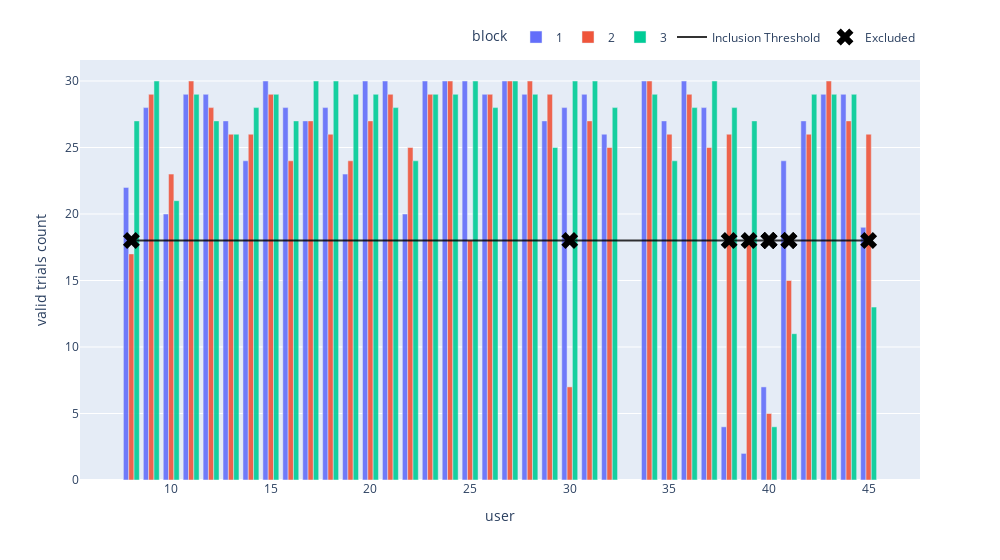

Source (notebook cell):
### Code cell
# Bar plot.
fig_exclusions = px.bar(df_counts, x='user', y='valid trials count', color='block', barmode='group', opacity=0.9, hover_data=['condition', 'gender', 'age_group', 'gaming_exp'], width=1000)

# Add threshold.
fig_exclusions.add_trace(go.Scatter(
    x=df_counts['user'],
    y=[trials_count_threshold] * len(df_counts),
    mode='lines',
    name="Inclusion Threshold",
    marker={'color': 'black'},
    opacity=0.8,
    hovertemplate=f"minimum count: {trials_count_threshold}",
))

# Mark excluded.
fig_exclusions.add_trace(go.Scatter(
    x=df_counts.loc[df_counts['valid trials count'] < trials_count_threshold, :]['user'],
    y=[trials_count_threshold] * len(df_counts.loc[df_counts['valid trials count'] < trials_count_threshold, :]),
    mode='markers',
    marker_symbol='x',
    marker_size=15,
    name="Excluded",
    marker={'color': 'black'},
    hovertemplate="Excluded",
))
# Make legend horizontal.
fig_exclusions.update_layout(legend=dict(
    orientation="h",
    yanchor="bottom",
    y=1.02,
    xanchor="right",
    x=1
))

fig_exclusions.show()

### Figure 1 — Plotly figure (JSON) as saved in the notebook; plotly's stock layout.template omitted (floating-point values rounded to 4 significant figures; data arrays with more than 128 entries replaced by an {"elided": "..."} marker saying what was removed)
{"data": [{"alignmentgroup": "True", "customdata": {"elided": "37x4 mixed values"}, "hovertemplate": "block=1<br>user=%{x}<br>valid trials count=%{y}<br>condition=%{customdata[0]}<br>gender=%{customdata[1]}<br>age_group=%{customdata[2]}<br>gaming_exp=%{customdata[3]}<extra></extra>", "legendgroup": "1", "marker": {"color": "#636efa", "opacity": 0.9}, "name": "1", "offsetgroup": "1", "orientation": "v", "showlegend": true, "textposition": "auto", "type": "bar", "x": [26, 18, 19, 20, 21, 36, 22, 23, 24, 40, 39, 17, 25, 27, 38, 28, 29, 30, 31, 37, 32, 34, 35, 45, 42, 41, 11, 16, 12, 8, 44, 13, 15, 14, 10, 9, 43], "xaxis": "x", "y": [29, 28, 23, 30, 30, 30, 20, 30, 30, 7, 2, 27, 30, 30, 4, 29, 27, 28, 29, 28, 26, 30, 27, 19, 27, 24, 29, 28, 29, 22, 29, 27, 30, 24, 20, 28, 29], "yaxis": "y"}, {"alignmentgroup": "True", "customdata": {"elided": "37x4 mixed values"}, "hovertemplate": "block=2<br>user=%{x}<br>valid trials count=%{y}<br>condition=%{customdata[0]}<br>gender=%{customdata[1]}<br>age_group=%{customdata[2]}<br>gaming_exp=%{customdata[3]}<extra></extra>", "legendgroup": "2", "marker": {"color": "#EF553B", "opacity": 0.9}, "name": "2", "offsetgroup": "2", "orientation": "v", "showlegend": true, "textposition": "auto", "type": "bar", "x": [27, 28, 11, 29, 44, 16, 10, 39, 37, 31, 9, 45, 32, 34, 8, 35, 38, 30, 26, 25, 17, 15, 43, 18, 19, 41, 20, 42, 21, 14, 22, 13, 40, 23, 24, 12, 36], "xaxis": "x", "y": [30, 30, 30, 29, 27, 24, 23, 18, 25, 27, 29, 26, 25, 30, 17, 26, 26, 7, 29, 18, 27, 29, 30, 26, 24, 15, 27, 26, 29, 26, 25, 26, 5, 29, 30, 28, 29], "yaxis": "y"}, {"alignmentgroup": "True", "customdata": {"elided": "37x4 mixed values"}, "hovertemplate": "block=3<br>user=%{x}<br>valid trials count=%{y}<br>condition=%{customdata[0]}<br>gender=%{customdata[1]}<br>age_group=%{customdata[2]}<br>gaming_exp=%{customdata[3]}<extra></extra>", "legendgroup": "3", "marker": {"color": "#00cc96", "opacity": 0.9}, "name": "3", "offsetgroup": "3", "orientation": "v", "showlegend": true, "textposition": "auto", "type": "bar", "x": [43, 40, 41, 44, 42, 37, 39, 36, 38, 8, 34, 9, 10, 11, 12, 13, 14, 15, 16, 17, 18, 19, 35, 20, 22, 23, 24, 25, 26, 27, 28, 29, 30, 31, 32, 21, 45], "xaxis": "x", "y": [29, 4, 11, 29, 29, 30, 27, 28, 28, 27, 29, 30, 21, 29, 27, 26, 28, 29, 27, 30, 30, 29, 24, 29, 24, 29, 29, 30, 28, 30, 29, 25, 30, 30, 28, 28, 13], "yaxis": "y"}, {"hovertemplate": "minimum count: 18", "marker": {"color": "black"}, "mode": "lines", "name": "Inclusion Threshold", "opacity": 0.8, "type": "scatter", "x": [26, 18, 19, 20, 21, 36, 22, 23, 24, 40, 39, 17, 25, 27, 38, 28, 29, 30, 31, 37, 32, 34, 35, 45, 42, 41, 11, 16, 12, 8, 44, 13, 15, 14, 10, 9, 43, 27, 28, 11, 29, 44, 16, 10, 39, 37, 31, 9, 45, 32, 34, 8, 35, 38, 30, 26, 25, 17, 15, 43, 18, 19, 41, 20, 42, 21, 14, 22, 13, 40, 23, 24, 12, 36, 43, 40, 41, 44, 42, 37, 39, 36, 38, 8, 34, 9, 10, 11, 12, 13, 14, 15, 16, 17, 18, 19, 35, 20, 22, 23, 24, 25, 26, 27, 28, 29, 30, 31, 32, 21, 45], "y": [18, 18, 18, 18, 18, 18, 18, 18, 18, 18, 18, 18, 18, 18, 18, 18, 18, 18, 18, 18, 18, 18, 18, 18, 18, 18, 18, 18, 18, 18, 18, 18, 18, 18, 18, 18, 18, 18, 18, 18, 18, 18, 18, 18, 18, 18, 18, 18, 18, 18, 18, 18, 18, 18, 18, 18, 18, 18, 18, 18, 18, 18, 18, 18, 18, 18, 18, 18, 18, 18, 18, 18, 18, 18, 18, 18, 18, 18, 18, 18, 18, 18, 18, 18, 18, 18, 18, 18, 18, 18, 18, 18, 18, 18, 18, 18, 18, 18, 18, 18, 18, 18, 18, 18, 18, 18, 18, 18, 18, 18, 18]}, {"hovertemplate": "Excluded", "marker": {"color": "black", "size": 15, "symbol": "x"}, "mode": "markers", "name": "Excluded", "type": "scatter", "x": [40, 39, 38, 8, 30, 41, 40, 40, 41, 45], "y": [18, 18, 18, 18, 18, 18, 18, 18, 18, 18]}], "layout": {"barmode": "group", "legend": {"orientation": "h", "title": {"text": "block"}, "tracegroupgap": 0, "x": 1, "xanchor": "right", "y": 1.02, "yanchor": "bottom"}, "margin": {"t": 60}, "width": 1000, "xaxis": {"anchor": "y", "domain": [0, 1], "title": {"text": "user"}}, "yaxis": {"anchor": "x", "domain": [0, 1], "title": {"text": "valid trials count"}}}}
